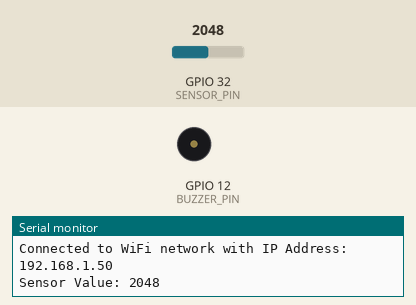
Recording of a sketch running on a simulated ESP32. Shown: buzzer (waves = sounding, pin HIGH), the last lines printed to the serial monitor. Inputs (shaded band) come from the test bench; at power-on: GPIO 32 (SENSOR_PIN) = 2048. WiFi joins after 1.5 s; servers stay silent unless stated.

Above: at 3.2 s.
3.3 s: GPIO 32 (SENSOR_PIN) set to 521
11.4 s: GPIO 32 (SENSOR_PIN) set to 459
At 12.4 s:
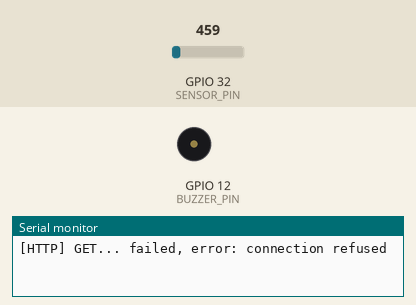
18.6 s: GPIO 32 (SENSOR_PIN) set to 540
At 19.05 s:
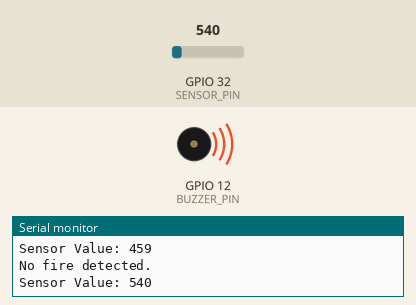
Timing chart, 0 to 27.9 s (numbered marks = the images above; inputs shaded):
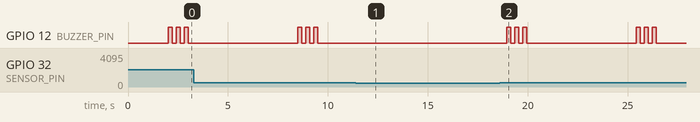

The sketch:

sketch_mar14a.ino
```cpp
#include <WiFi.h>
#include <HTTPClient.h>

const char WIFI_SSID[] = "CMOICTD";
const char WIFI_PASSWORD[] = "@CMOictd2022";

const int BUZZER_PIN = 12; // Define the pin for the buzzer (GPIO12)
const int SENSOR_PIN = 32; // Define the analog pin connected to the gas sensor (GPIO32)

String HOST_NAME = "afas.atwebpages.com"; // change to your server's domain name
String PATH_NAME = "/dashboard/db/alert.php";
String queryString = "?coordinates";
String coordinates = "6.07479, 125.14123";

void setup() {
  Serial.begin(9600);

  pinMode(BUZZER_PIN, OUTPUT); // Set buzzer pin as output
  digitalWrite(BUZZER_PIN, LOW); // Ensure buzzer is initially off

  WiFi.begin(WIFI_SSID, WIFI_PASSWORD);
  Serial.println("Connecting to WiFi...");
  while(WiFi.status() != WL_CONNECTED) {
    delay(1000);
    Serial.print(".");
  }

  Serial.println("");
  Serial.print("Connected to WiFi network with IP Address: ");
  Serial.println(WiFi.localIP());
}

void loop() {
  int sensorValue = analogRead(SENSOR_PIN); // Read analog value from sensor
  Serial.print("Sensor Value: ");
  Serial.println(sensorValue);

  // You need to calibrate the sensor and set the threshold accordingly
  // For demonstration purposes, I'm setting an arbitrary threshold of 500
  int threshold = 500;

  if (sensorValue > threshold) {
    // If gas concentration exceeds the threshold, activate the beeping sound
    beep();
    Serial.println("Fire detected!");

    // Now, send the data and coordinates
    sendHttpRequest();

    delay(5000); // Wait for 5 seconds before checking again
  } else {
    // Otherwise, turn off the buzzer
    digitalWrite(BUZZER_PIN, LOW);
    Serial.println("No fire detected.");
    delay(1000); // Delay for stability
  }
}

// Function to produce beeping sound
void beep() {
  for (int i = 0; i < 3; i++) { // Beep three times
    digitalWrite(BUZZER_PIN, HIGH); // Turn buzzer on
    delay(200); // Beep duration
    digitalWrite(BUZZER_PIN, LOW); // Turn buzzer off
    delay(200); // Delay between beeps
  }
}

// Function to send HTTP request
void sendHttpRequest() {
  HTTPClient http;
  String url = "http://" + HOST_NAME + PATH_NAME + queryString + coordinates;
  Serial.print("Sending HTTP GET request to: ");
  Serial.println(url);

  if (http.begin(url)) {
    int httpCode = http.GET();

    if (httpCode > 0) {
      if (httpCode == HTTP_CODE_OK) {
        String payload = http.getString();
        Serial.println("Server response:");
        Serial.println(payload);
      } else {
        Serial.print("[HTTP] GET... HTTP Code: ");
        Serial.println(httpCode);
      }
    } else {
      Serial.print("[HTTP] GET... failed, error: ");
      Serial.println(http.errorToString(httpCode).c_str());
    }

    http.end();
  } else {
    Serial.println("[HTTP] Unable to connect to server");
  }
}
```

Measured:
- the behaviour switches between 501 and 500 on GPIO 32 (SENSOR_PIN) (found by bisection; images 0 and 1)
- after the input at 11.4 s, GPIO 12 (BUZZER_PIN): stops changing and stays LOW
- after the input at 18.6 s, GPIO 12 (BUZZER_PIN): LOW → HIGH after 0.35 s, → LOW 0.20 s later, → HIGH 0.20 s later, → LOW 0.20 s later, … (12 changes in this stretch)
